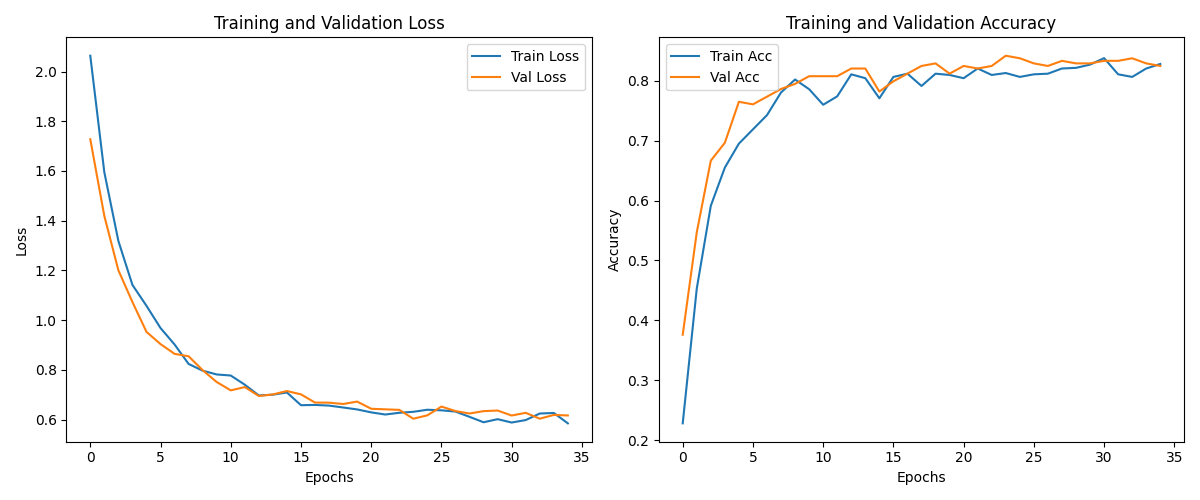

Python code for this plot:
import torch
import torch.nn as nn
import torch.optim as optim
from torchvision import datasets, models, transforms
from torch.utils.data import DataLoader
import matplotlib.pyplot as plt
import os

from torchvision import transforms

data_transforms = {
    'train': transforms.Compose([
        transforms.Resize((224, 224)),  # Ensure all images are resized to 224x224
        transforms.RandomHorizontalFlip(),
        transforms.RandomRotation(20),
        transforms.ColorJitter(brightness=0.2, contrast=0.2, saturation=0.2, hue=0.2),
        transforms.ToTensor(),
        transforms.Normalize([0.485, 0.456, 0.406], [0.229, 0.224, 0.225])
    ]),
    'val': transforms.Compose([
        transforms.Resize((224, 224)),  # Ensure all images are resized to 224x224
        transforms.CenterCrop(224),
        transforms.ToTensor(),
        transforms.Normalize([0.485, 0.456, 0.406], [0.229, 0.224, 0.225])
    ]),
}

data_dir = r"C:\Users\hafiedz\Downloads\archive (1)\skin-disease-datasaet"

image_datasets = {
    x: datasets.ImageFolder(root=os.path.join(data_dir, x), transform=data_transforms[x])
    for x in ['train', 'val']
}

dataloaders = {
    x: DataLoader(image_datasets[x], batch_size=32, shuffle=True, num_workers=0)
    for x in ['train', 'val']
}

dataset_sizes = {x: len(image_datasets[x]) for x in ['train', 'val']}
class_names = image_datasets['train'].classes

model = models.resnet18(pretrained=True)

# Freeze all the parameters in the model
for param in model.parameters():
    param.requires_grad = False

# Modify the final layer to match the number of classes in your dataset and include Dropout
num_ftrs = model.fc.in_features
model.fc = nn.Sequential(
    nn.Dropout(p=0.2),  # 50% dropout rate
    nn.Linear(num_ftrs, len(class_names))
)

# Only the final layer (fc) should be trainable
for param in model.fc.parameters():
    param.requires_grad = True

# Move the model to GPU if available
model = model.to('cuda' if torch.cuda.is_available() else 'cpu')

criterion = nn.CrossEntropyLoss()

# Fine-tune only the last layer by freezing all other parameters
optimizer = optim.SGD(model.fc.parameters(), lr=0.001, momentum=0.9, weight_decay=1e-4)

# Add scheduler for cosine annealing
scheduler = torch.optim.lr_scheduler.CosineAnnealingLR(optimizer, T_max=35)

def train_model(model, criterion, optimizer, scheduler, num_epochs):
    # Lists to store loss and accuracy values for each epoch
    train_loss_history = []
    val_loss_history = []
    train_acc_history = []
    val_acc_history = []

    for epoch in range(num_epochs):
        print(f'Epoch {epoch}/{num_epochs - 1}')
        print('-' * 10)

        for phase in ['train', 'val']:
            if phase == 'train':
                model.train()  # Set model to training mode
            else:
                model.eval()   # Set model to evaluate mode

            running_loss = 0.0
            running_corrects = 0

            for inputs, labels in dataloaders[phase]:
                inputs = inputs.to('cuda' if torch.cuda.is_available() else 'cpu')
                labels = labels.to('cuda' if torch.cuda.is_available() else 'cpu')

                optimizer.zero_grad()

                with torch.set_grad_enabled(phase == 'train'):
                    outputs = model(inputs)
                    _, preds = torch.max(outputs, 1)
                    loss = criterion(outputs, labels)

                    if phase == 'train':
                        loss.backward()
                        optimizer.step()

                running_loss += loss.item() * inputs.size(0)
                running_corrects += torch.sum(preds == labels.data)

            epoch_loss = running_loss / dataset_sizes[phase]
            epoch_acc = running_corrects.double() / dataset_sizes[phase]

            print(f'{phase} Loss: {epoch_loss:.4f} Acc: {epoch_acc:.4f}')

            # Store the loss and accuracy for this epoch
            if phase == 'train':
                train_loss_history.append(epoch_loss)
                train_acc_history.append(epoch_acc.item())
                scheduler.step()  # Adjust the learning rate

            else:
                val_loss_history.append(epoch_loss)
                val_acc_history.append(epoch_acc.item())

        print()

    # Plotting the training and validation loss and accuracy
    plt.figure(figsize=(12, 5))

    # Plot loss
    plt.subplot(1, 2, 1)
    plt.plot(train_loss_history, label='Train Loss')
    plt.plot(val_loss_history, label='Val Loss')
    plt.title('Training and Validation Loss')
    plt.xlabel('Epochs')
    plt.ylabel('Loss')
    plt.legend()

    # Plot accuracy
    plt.subplot(1, 2, 2)
    plt.plot(train_acc_history, label='Train Acc')
    plt.plot(val_acc_history, label='Val Acc')
    plt.title('Training and Validation Accuracy')
    plt.xlabel('Epochs')
    plt.ylabel('Accuracy')
    plt.legend()

    plt.tight_layout()
    plt.show()

    return model

# Train the model with cosine annealing, dropout, and L2 regularization
model = train_model(model, criterion, optimizer, scheduler, num_epochs=35)
